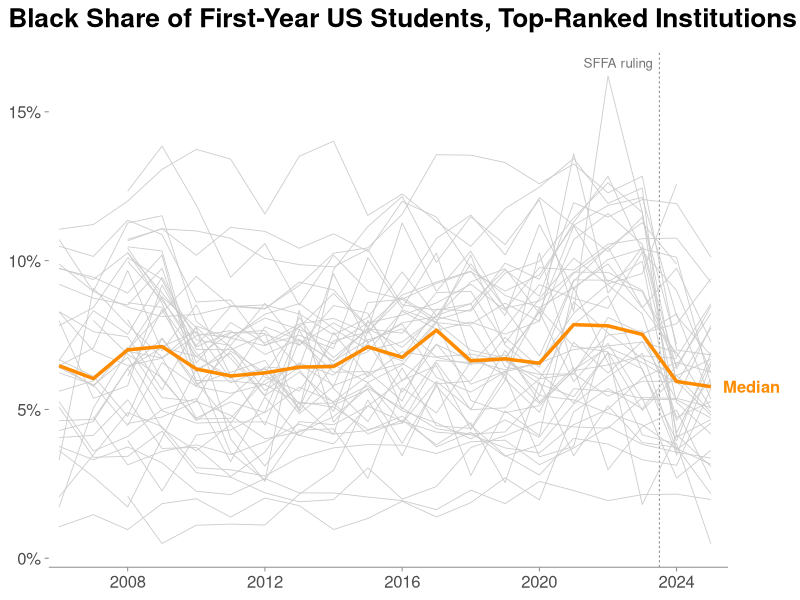
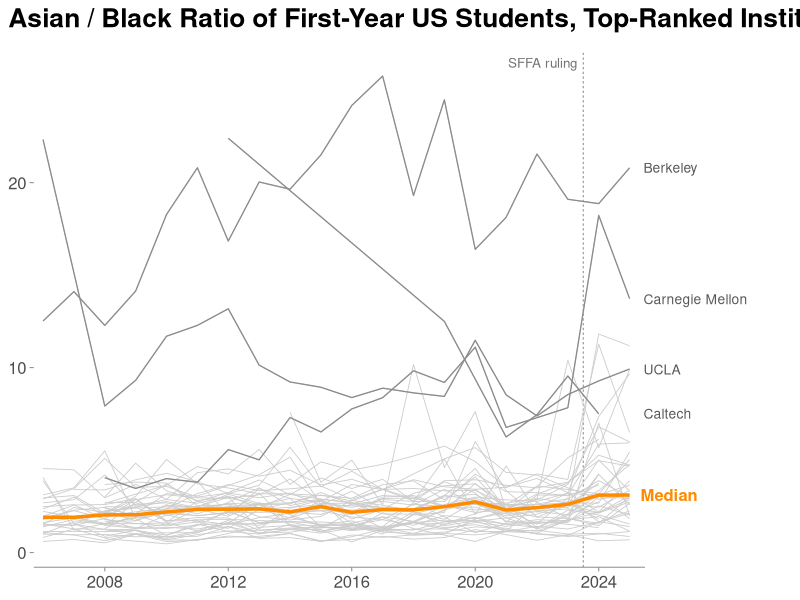

Generate these figures, in order, with R:
## ---- chunk 1
#| label: setup
#| include: false
library(dplyr)
library(knitr)
library(ggplot2)
library(scales)
cds <- read.csv("../data/processed/clean.csv", check.names = FALSE)

# School groups, defined once here so that counts quoted in early prose
# (e.g. the Data section's filing coverage) can be computed inline.
FIFTEEN <- c("brown","caltech","cmu","columbia","cornell","dartmouth",
             "duke","emory","jhu","princeton","penn","uchicago",
             "vanderbilt","wustl","yale")
AMICI <- c("amherst","barnard","bates","bowdoin","brynmawr","carleton",
           "colby","conncoll","davidson","fandm","hamilton","hampshire",
           "haverford","macalester","middlebury","mtholyoke","oberlin",
           "pomona","reed","sarahlawrence","smith","stolaf","swarthmore",
           "trinity","union","vassar","wellesley","williams",
           "bucknell","clark","tufts","washandlee","wesleyan")
US_NEWS_UNIVS <- c(
  "princeton", "mit", "harvard", "stanford", "yale", "uchicago",
  "duke", "jhu", "northwestern", "penn", "caltech", "cornell",
  "brown", "dartmouth", "columbia", "berkeley", "rice", "ucla",
  "vanderbilt", "cmu", "umich", "notredame", "wustl", "emory",
  "georgetown")
# Service academies (Navy, Air Force, Army) are ranked in the US News
# top-25 LACs but excluded from the analysis.
US_NEWS_LACS <- c(
  "williams", "amherst", "swarthmore", "bowdoin",
  "cmc", "pomona", "wellesley", "carleton", "hmc",
  "barnard", "davidson", "grinnell", "hamilton", "middlebury",
  "smith", "vassar", "wesleyan", "washandlee", "colgate", "richmond",
  "bates", "colby")
TOPRANKED <- c(US_NEWS_UNIVS, US_NEWS_LACS)
SCHOOLS63 <- union(c("harvard", FIFTEEN, AMICI), TOPRANKED)
stopifnot(length(SCHOOLS63) == 63)

# Fall 2025 filing coverage. "Usable" means the filing reports a Black
# first-year count (Bryn Mawr's 2025–26 CDS omits the racial table and
# is therefore not usable; Macalester's reports race but no Total row
# and counts as usable here).
has_2025_black <- cds |>
  filter(year == 2025,
         category == "Black or African American, non-Hispanic") |>
  mutate(n = suppressWarnings(as.numeric(first_time_first_year))) |>
  filter(!is.na(n)) |>
  pull(school)
n2025_63 <- sum(SCHOOLS63 %in% has_2025_black)
n2025_47 <- sum(TOPRANKED %in% has_2025_black)

harvard <- cds |>
  filter(school == "harvard") |>
  mutate(n = suppressWarnings(as.numeric(first_time_first_year))) |>
  filter(!is.na(n)) |>
  select(year, category, n)

wide <- harvard |>
  tidyr::pivot_wider(names_from = category, values_from = n) |>
  rename(black   = `Black or African American, non-Hispanic`,
         total   = `Total`,
         nonres  = `Nonresident`) |>
  mutate(us_total    = total - nonres,
         black_share = black / us_total)
## ---- chunk 2
#| include: false
# The conversion factor is calibrated on the single cohort observable in
# both metrics: the Class of 2019, admitted spring 2015, entering fall
# 2015. Card's side is 234/1,679 (Card 2017, 125); the CDS side is
# Harvard's fall 2015 filing, taken from clean.csv. base_share (the fall
# 2010–2015 CDS mean) anchors the CDS-side pre/post comparison only.
baseline <- wide |> filter(year %in% 2010:2015)
base_share <- mean(baseline$black_share)
card_cal <- 234 / 1679
cds_cal <- wide$black_share[wide$year == 2015]
factor <- cds_cal / card_cal    # CDS units per Card unit
## ---- chunk 3
#| echo: false
#| label: tbl-harvard
#| tbl-cap: "Black share of Harvard's entering class under the federal (CDS) metric and the expert-report (Card) metric. The CDS metric is the single-race Black share of enrolled US first-years. The conversion factor between metrics is 0.54, calibrated on the class of 2019, the one cohort observable in both metrics. Card-unit entries other than the calibration cohort are obtained by conversion; the fall 2010–2015 average is a CDS-side quantity only."
post <- wide |> filter(year %in% 2024:2025)
post_share <- mean(post$black_share)
tibble::tibble(
  ` ` = c("Calibration cohort (class of 2019, entered fall 2015)",
          "Fall 2010–2015 average",
          "Race-blind simulation (Card 2017)",
          "Post-ruling classes (classes of 2028–29, avg)"),
  `CDS units`  = sprintf("%.1f%%", 100 * c(cds_cal, base_share, 0.06 * factor, post_share)),
  `Card units` = c(sprintf("%.1f%%", 100 * card_cal), "—",
                   sprintf("%.1f%%", 100 * c(0.06, post_share / factor)))
) |> kable(align = "lrr")
## ---- chunk 4
#| echo: false
#| label: tbl-fifteen
#| tbl-cap: "Black share of first-year US students at the fifteen research universities that filed the Universities Brief, ordered by proportional change. The pre-period comprises the entering classes of fall 2010–2015. The post-period average comprises fall 2024 and fall 2025, or reflects fall 2024 alone where no usable 2025–26 filing exists. Changes are computed on unrounded shares and may differ slightly from values recomputed from the rounded shares shown."
# FIFTEEN is defined in the setup chunk.
UNAMES <- c(brown = "Brown", caltech = "Caltech",
  cmu = "Carnegie Mellon", columbia = "Columbia", cornell = "Cornell",
  dartmouth = "Dartmouth", duke = "Duke", emory = "Emory",
  jhu = "Johns Hopkins", princeton = "Princeton", penn = "Penn",
  uchicago = "Chicago", vanderbilt = "Vanderbilt",
  wustl = "Washington Univ.", yale = "Yale")

ru <- cds |>
  filter(school %in% FIFTEEN,
         category %in% c("Black or African American, non-Hispanic",
                         "Total", "Nonresident")) |>
  mutate(n = suppressWarnings(as.numeric(first_time_first_year))) |>
  select(school, year, category, n) |>
  tidyr::pivot_wider(names_from = category, values_from = n) |>
  rename(black  = `Black or African American, non-Hispanic`,
         total  = `Total`,
         nonres = `Nonresident`) |>
  mutate(nonres = ifelse(is.na(nonres), 0, nonres),
         share  = black / (total - nonres))

rp <- function(yrs, name) {
  ru |> filter(year %in% yrs) |> group_by(school) |>
    summarise("{name}" := mean(share, na.rm = TRUE), .groups = "drop")
}

rtab <- rp(2010:2015, "litigation") |>
  left_join(rp(2024:2025, "post"), by = "school") |>
  mutate(change = post / litigation - 1) |>
  arrange(change)

rt_pct <- function(x) ifelse(is.nan(x) | is.na(x), "—",
                             sprintf("%.1f%%", 100*x))
rt_chg <- function(x) {
  p <- round(100 * x)
  ifelse(is.nan(x) | is.na(x), "—",
         ifelse(p == 0, "0%", sprintf("%+.0f%%", p)))
}

r_avg <- rtab |>
  summarise(school = "all",
            litigation = mean(litigation, na.rm = TRUE),
            post = mean(post, na.rm = TRUE)) |>
  mutate(change = post / litigation - 1)

bind_rows(rtab, r_avg) |>
  transmute(University = ifelse(school == "all",
                                "All 15 signatories (mean)",
                                UNAMES[school]),
            `Fall 2010–15 avg` = rt_pct(litigation),
            `Fall 2024–25 avg` = rt_pct(post),
            `Change` = rt_chg(change)) |>
  kable(align = "lrrr")
## ---- chunk 5
#| include: false
# AMICI is defined in the setup chunk.
# Macalester's 2025–26 CDS reports all nine racial categories but
# omits the Total row. Where Total is missing and every category is
# reported, the class total is the sum of the categories (B2's rows
# are exhaustive: nonresidents and race-unknown included), so that
# sum is used as the denominator. The n_cats == 9 guard restricts
# this to complete filings; Macalester fall 2025 is the only
# school-year it touches.
ab <- cds |>
  filter(school %in% AMICI) |>
  mutate(n = suppressWarnings(as.numeric(first_time_first_year))) |>
  select(school, year, category, n) |>
  group_by(school, year) |>
  summarise(
    black   = n[match("Black or African American, non-Hispanic", category)],
    total   = n[match("Total", category)],
    cat_sum = sum(n[category != "Total"]),
    n_cats  = sum(category != "Total" & !is.na(n)),
    .groups = "drop") |>
  mutate(total = ifelse(is.na(total) & n_cats == 9, cat_sum, total),
         share = black / total)   # whole class, as the brief measures it

period_avg <- function(yrs, name) {
  ab |> filter(year %in% yrs) |> group_by(school) |>
    summarise("{name}" := mean(share, na.rm = TRUE), .groups = "drop")
}

tbl <- period_avg(2010:2015, "litigation") |>
  left_join(period_avg(2020:2023, "floyd"),  by = "school") |>
  left_join(period_avg(2024,      "y2024"),  by = "school") |>
  left_join(period_avg(2025,      "y2025"),  by = "school") |>
  left_join(period_avg(2024:2025, "post"),   by = "school") |>
  mutate(change = post / litigation - 1) |>
  arrange(change)

# Helpers for inline prose below.
half_n <- sum(tbl$post <= 0.5 * tbl$litigation, na.rm = TRUE)
base_ratio <- function(s) tbl$post[tbl$school == s] / tbl$litigation[tbl$school == s]
hv2025 <- ab |> filter(school == "haverford", year == 2025)
## ---- chunk 6
#| echo: false
#| label: tbl-amici
#| tbl-cap: "Whole-class Black share for all thirty-three signatories of the Amherst brief, ordered by proportional change. The pre-period comprises the entering classes of fall 2010–2015. The post-period average comprises fall 2024 and fall 2025, or reflects fall 2024 alone where no usable 2025–26 filing exists. Changes are computed on unrounded shares and may differ slightly from values recomputed from the rounded shares shown."
NAMES <- c(amherst = "Amherst", barnard = "Barnard", bates = "Bates",
  bowdoin = "Bowdoin", brynmawr = "Bryn Mawr", carleton = "Carleton",
  colby = "Colby", conncoll = "Connecticut College", davidson = "Davidson",
  fandm = "Franklin & Marshall", hamilton = "Hamilton",
  hampshire = "Hampshire", haverford = "Haverford",
  macalester = "Macalester", middlebury = "Middlebury",
  mtholyoke = "Mount Holyoke", oberlin = "Oberlin", pomona = "Pomona",
  reed = "Reed", sarahlawrence = "Sarah Lawrence", smith = "Smith",
  stolaf = "St. Olaf", swarthmore = "Swarthmore", trinity = "Trinity",
  union = "Union", vassar = "Vassar", wellesley = "Wellesley",
  williams = "Williams", bucknell = "Bucknell", clark = "Clark",
  tufts = "Tufts", washandlee = "Washington & Lee", wesleyan = "Wesleyan")

pct <- function(x) ifelse(is.nan(x) | is.na(x), "—", sprintf("%.1f%%", 100*x))
chg <- function(x) {
  p <- round(100 * x)
  ifelse(is.nan(x) | is.na(x), "—",
         ifelse(p == 0, "0%", sprintf("%+.0f%%", p)))
}

fmt <- function(df, label = NULL) {
  transmute(df,
    School = if (is.null(label)) NAMES[school] else label,
    `Fall 2010–15 avg` = pct(litigation),
    `Fall 2024–25 avg` = pct(post),
    `Change` = chg(change))
}

avg_row <- tbl |>
  summarise(school = "all", litigation = mean(litigation, na.rm = TRUE),
            floyd = mean(floyd, na.rm = TRUE),
            y2024 = mean(y2024, na.rm = TRUE),
            y2025 = mean(y2025, na.rm = TRUE),
            post  = mean(post,  na.rm = TRUE)) |>
  mutate(change = post / litigation - 1)

bind_rows(
  tbl |> arrange(change) |> fmt(),
  avg_row |> fmt(label = "All 33 signatories (mean)")
) |> kable(align = "lrrr")
## ---- chunk 7
#| include: false
# Sensitivity of the amici evaluation to the choice of pre-period,
# summarized in the prose above (table not shown). inv columns: baseline
# mean, post-ruling mean, and the count of signatories at or below one
# half of their own baseline.
windows <- list(`Fall 2010–15 (litigation estimation window)` = 2010:2015,
                `Fall 2016-19`  = 2016:2019,
                `Fall 2020-23 (final preference-era classes)`  = 2020:2023,
                `Fall 2010-21 (all filings public at signing)` = 2010:2021)
inv <- t(sapply(windows, function(yrs) {
  base <- period_avg(yrs, "base"); p <- period_avg(2024:2025, "post")
  x <- inner_join(base, p, by = "school")
  c(base = mean(x$base, na.rm = TRUE), post = mean(x$post, na.rm = TRUE),
    n = sum(x$post <= 0.5 * x$base, na.rm = TRUE))
}))
## ---- chunk 8
#| include: false
# TOPRANKED (US News top-25 universities + top-25 LACs, less the service
# academies) is defined in the setup chunk.
pool50 <- cds |>
  filter(school %in% TOPRANKED, year %in% 2006:2025,
         category %in% c("Black or African American, non-Hispanic",
                         "Asian, non-Hispanic", "Total", "Nonresident")) |>
  mutate(n = suppressWarnings(as.numeric(first_time_first_year))) |>
  select(school, year, category, n) |>
  tidyr::pivot_wider(names_from = category, values_from = n) |>
  rename(black  = `Black or African American, non-Hispanic`,
         asian  = `Asian, non-Hispanic`,
         total  = `Total`,
         nonres = `Nonresident`) |>
  mutate(nonres   = ifelse(is.na(nonres), 0, nonres),
         us_total = total - nonres) |>
  filter(is.finite(us_total), us_total >= 100)

# Tufte-styled spaghetti plot: no grid, recessive axes, direct labels in
# place of a legend, and a dashed rule (rather than a shaded band) marking
# the ruling.
spaghetti50 <- function(df, title, y_format) {
  med <- df |> group_by(year) |>
    summarise(y = median(y, na.rm = TRUE), .groups = "drop")
  med_end <- med |> filter(year == max(year))
  ggplot(df, aes(year, y, group = school)) +
    geom_vline(xintercept = 2023.5, color = "grey60",
               linewidth = 0.4, linetype = "22") +
    geom_line(color = "grey80", linewidth = 0.3, na.rm = TRUE) +
    geom_line(data = med, aes(year, y), inherit.aes = FALSE,
              color = "darkorange", linewidth = 1.2) +
    annotate("text", x = med_end$year + 0.35, y = med_end$y,
             label = "Median", color = "darkorange", fontface = "bold",
             hjust = 0, size = 4.2) +
    annotate("text", x = 2023.3, y = Inf, label = "SFFA ruling",
             color = "grey45", hjust = 1, vjust = 1.5, size = 3.4) +
    scale_x_continuous(breaks = seq(2008, 2024, 4),
                       limits = c(2005.7, 2025.5), expand = c(0, 0)) +
    scale_y_continuous(labels = y_format) +
    coord_cartesian(clip = "off") +
    labs(title = title, x = NULL, y = NULL) +
    theme_minimal(base_size = 12) +
    theme(
      panel.grid          = element_blank(),
      axis.line.x         = element_line(color = "grey55", linewidth = 0.35),
      axis.ticks.x        = element_line(color = "grey55", linewidth = 0.35),
      axis.ticks.y        = element_line(color = "grey55", linewidth = 0.35),
      axis.ticks.length   = unit(3, "pt"),
      axis.text           = element_text(color = "grey30", size = 12),
      plot.title          = element_text(face = "bold", size = 19,
                                         margin = margin(b = 14)),
      plot.title.position = "plot",
      plot.margin         = margin(6, 52, 6, 6)
    )
}
## ---- chunk 9
#| echo: false
#| fig-width: 10
#| fig-height: 5.5
#| label: fig-black
#| fig-cap: "US Black share of the entering class at the forty-seven institutions in the 2026 US News top-25 National Universities and top-25 National Liberal Arts Colleges (service academies excluded), fall 2006 through fall 2025. Grey lines are individual institutions, the orange line is the cross-sectional median, and the dashed vertical line marks the SFFA ruling. The fall 2025 median is computed over the thirty-nine institutions with usable filings. Sources: IPEDS Fall Enrollment and CDS item B2."
spaghetti50(
  pool50 |> filter(!is.na(black)) |> mutate(y = black / us_total),
  title    = "Black Share of First-Year US Students, Top-Ranked Institutions",
  y_format = label_percent(accuracy = 1))
## ---- chunk 10
#| echo: false
#| fig-width: 10
#| fig-height: 5.5
#| warning: false
#| label: fig-ratio
#| fig-cap: "Ratio of Asian to Black first-year US students at the same forty-seven institutions. Institution-years with fewer than five Black first-years are excluded. Grey lines are individual institutions, the orange line is the cross-sectional median, and the dashed vertical line marks the SFFA ruling. The four labeled institutions, drawn in darker grey, are Berkeley and UCLA, whose admissions California's Proposition 209 (adopted 1996) has bound since the fall 1998 entering class, and two STEM-intensive schools, Caltech and Carnegie Mellon. Sources: IPEDS Fall Enrollment and CDS item B2."
ratio_df <- pool50 |> filter(!is.na(black), !is.na(asian), black >= 5) |>
  mutate(y = asian / black)
# Right-margin labels for the four schools named in the text. Label y
# positions are each school's final observed ratio (Berkeley 20.8 and
# CMU 13.7 in 2025, UCLA 9.9 in 2025, Caltech 7.5 in 2024). Revisit
# positions if clean.csv is updated.
ratio_labels <- tibble::tibble(
  school = c("berkeley", "cmu", "ucla", "caltech"),
  label  = c("Berkeley", "Carnegie Mellon", "UCLA", "Caltech"),
  y_lab  = c(20.8, 13.7, 9.9, 7.5))
spaghetti50(
  ratio_df,
  title    = "Asian / Black Ratio of First-Year US Students, Top-Ranked Institutions",
  y_format = label_number(accuracy = 1)) +
  geom_line(data = ratio_df |> filter(school %in% ratio_labels$school),
            color = "grey55", linewidth = 0.45, na.rm = TRUE) +
  annotate("text", x = 2025.45, y = ratio_labels$y_lab,
           label = ratio_labels$label, color = "grey35",
           hjust = 0, size = 3.5) +
  theme(plot.margin = margin(6, 112, 6, 6))
